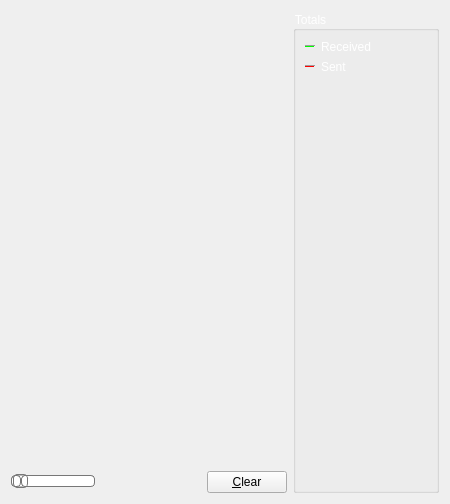
     <widget class="QWidget" name="tab_nettraffic">
      <attribute name="title">
       <string>&amp;Network Traffic</string>
      </attribute>
      <layout class="QHBoxLayout" name="horizontalLayout_3">
       <item>
        <layout class="QVBoxLayout" name="verticalLayout_4">
         <item>
          <widget class="TrafficGraphWidget" name="trafficGraph" native="true">
           <property name="sizePolicy">
            <sizepolicy hsizetype="Expanding" vsizetype="Expanding">
             <horstretch>0</horstretch>
             <verstretch>0</verstretch>
            </sizepolicy>
           </property>
           <property name="styleSheet">
            <string notr="true"/>
           </property>
          </widget>
         </item>
         <item>
          <layout class="QHBoxLayout" name="horizontalLayout_2">
           <item>
            <widget class="QSlider" name="sldGraphRange">
             <property name="styleSheet">
              <string notr="true">QSlider::groove:horizontal {
border: 1px solid #bbb;
background: white;
height: 10px;
border-radius: 4px;
}

QSlider::sub-page:horizontal {
background: qlineargradient(x1: 0, y1: 0,    x2: 0, y2: 1,
    stop: 0 #520072, stop: 1 #66008e);
background: qlineargradient(x1: 0, y1: 0.2, x2: 1, y2: 1,
    stop: 0 #66008e, stop: 1 #7f00b1);
border: 1px solid #777;
height: 10px;
border-radius: 4px;
}

QSlider::add-page:horizontal {
background: #fff;
border: 1px solid #777;
height: 10px;
border-radius: 4px;
}

QSlider::handle:horizontal {
background: qlineargradient(x1:0, y1:0, x2:1, y2:1,
    stop:0 #eee, stop:1 #ccc);
border: 1px solid #777;
width: 13px;
margin-top: -2px;
margin-bottom: -2px;
border-radius: 4px;
}

QSlider::handle:horizontal:hover {
background: qlineargradient(x1:0, y1:0, x2:1, y2:1,
    stop:0 #fff, stop:1 #ddd);
border: 1px solid #444;
border-radius: 4px;
}

QSlider::sub-page:horizontal:disabled {
background: #bbb;
border-color: #999;
}

QSlider::add-page:horizontal:disabled {
background: #eee;
border-color: #999;
}

QSlider::handle:horizontal:disabled {
background: #eee;
border: 1px solid #aaa;
border-radius: 4px;
}</string>
             </property>
             <property name="minimum">
              <number>1</number>
             </property>
             <property name="maximum">
              <number>288</number>
             </property>
             <property name="pageStep">
              <number>12</number>
             </property>
             <property name="value">
              <number>6</number>
             </property>
             <property name="orientation">
              <enum>Qt::Horizontal</enum>
             </property>
            </widget>
           </item>
           <item>
            <widget class="QLabel" name="lblGraphRange">
             <property name="minimumSize">
              <size>
               <width>100</width>
               <height>0</height>
              </size>
             </property>
             <property name="alignment">
              <set>Qt::AlignCenter</set>
             </property>
            </widget>
           </item>
           <item>
            <widget class="QPushButton" name="btnClearTrafficGraph">
             <property name="styleSheet">
              <string notr="true">QWidget#RPCConsole .QPushButton#btnClearTrafficGraph {
background-color:qlineargradient(x1: 0, y1: 0, x2: 0, y2: 1, stop: .01 #8F5BA3, stop: .1 #771F99, stop: .95 #771F99, stop: 1 #520072);
border:0;
border-radius:3px;
color:#ffffff;
font-size:12px;
font-weight:bold;
padding-left:25px;
padding-right:25px;
padding-top:5px;
padding-bottom:5px;
}

QWidget#RPCConsole .QPushButton#btnClearTrafficGraph:hover {
background-color:qlineargradient(x1: 0, y1: 0, x2: 0, y2: 1, stop: .01 #BA77D4, stop: .1 #9F2DCC, stop: .95 #9F2DCC, stop: 1 #7400A1);
border:0;
border-radius:3px;
color:#ffffff;
font-size:12px;
font-weight:bold;
padding-left:25px;
padding-right:25px;
padding-top:5px;
padding-bottom:5px;
}

QWidget#RPCConsole .QPushButton#btnClearTrafficGraph:pressed {
background-color:qlineargradient(x1: 0, y1: 0, x2: 0, y2: 1, stop: .01 #8F5BA3, stop: .1 #771F99, stop: .95 #771F99, stop: 1 #520072);
border:0;
border-radius:3px;
color:#ffffff;
font-size:12px;
font-weight:bold;
padding-left:25px;
padding-right:25px;
padding-top:5px;
padding-bottom:5px;
}</string>
             </property>
             <property name="text">
              <string>&amp;Clear</string>
             </property>
             <property name="autoDefault">
              <bool>false</bool>
             </property>
            </widget>
           </item>
          </layout>
         </item>
        </layout>
       </item>
       <item>
        <layout class="QVBoxLayout" name="verticalLayout">
         <item>
          <widget class="QGroupBox" name="groupBox">
           <property name="styleSheet">
            <string notr="true">color: rgb(255, 255, 255);</string>
           </property>
           <property name="title">
            <string>Totals</string>
           </property>
           <layout class="QVBoxLayout" name="verticalLayout_5">
            <item>
             <layout class="QHBoxLayout" name="horizontalLayout_4">
              <item>
               <widget class="Line" name="line">
                <property name="sizePolicy">
                 <sizepolicy hsizetype="Fixed" vsizetype="Fixed">
                  <horstretch>0</horstretch>
                  <verstretch>0</verstretch>
                 </sizepolicy>
                </property>
                <property name="minimumSize">
                 <size>
                  <width>10</width>
                  <height>0</height>
                 </size>
                </property>
                <property name="palette">
                 <palette>
                  <active>
                   <colorrole role="WindowText">
                    <brush brushstyle="SolidPattern">
                     <color alpha="255">
                      <red>255</red>
                      <green>255</green>
                      <blue>255</blue>
                     </color>
                    </brush>
                   </colorrole>
                   <colorrole role="Button">
                    <brush brushstyle="SolidPattern">
                     <color alpha="255">
                      <red>0</red>
                      <green>0</green>
                      <blue>0</blue>
                     </color>
                    </brush>
                   </colorrole>
                   <colorrole role="Light">
                    <brush brushstyle="SolidPattern">
                     <color alpha="255">
                      <red>0</red>
                      <green>255</green>
                      <blue>0</blue>
                     </color>
                    </brush>
                   </colorrole>
                   <colorrole role="Text">
                    <brush brushstyle="SolidPattern">
                     <color alpha="255">
                      <red>255</red>
                      <green>255</green>
                      <blue>255</blue>
                     </color>
                    </brush>
                   </colorrole>
                   <colorrole role="ButtonText">
                    <brush brushstyle="SolidPattern">
                     <color alpha="255">
                      <red>255</red>
                      <green>255</green>
                      <blue>255</blue>
                     </color>
                    </brush>
                   </colorrole>
                   <colorrole role="Base">
                    <brush brushstyle="SolidPattern">
                     <color alpha="255">
                      <red>0</red>
                      <green>0</green>
                      <blue>0</blue>
                     </color>
                    </brush>
                   </colorrole>
                   <colorrole role="Window">
                    <brush brushstyle="SolidPattern">
                     <color alpha="255">
                      <red>0</red>
                      <green>0</green>
                      <blue>0</blue>
                     </color>
                    </brush>
                   </colorrole>
                  </active>
                  <inactive>
                   <colorrole role="WindowText">
                    <brush brushstyle="SolidPattern">
                     <color alpha="255">
                      <red>255</red>
                      <green>255</green>
                      <blue>255</blue>
                     </color>
                    </brush>
                   </colorrole>
                   <colorrole role="Button">
                    <brush brushstyle="SolidPattern">
                     <color alpha="255">
                      <red>0</red>
                      <green>0</green>
                      <blue>0</blue>
                     </color>
                    </brush>
                   </colorrole>
                   <colorrole role="Light">
                    <brush brushstyle="SolidPattern">
                     <color alpha="255">
                      <red>0</red>
                      <green>255</green>
                      <blue>0</blue>
                     </color>
                    </brush>
                   </colorrole>
                   <colorrole role="Text">
                    <brush brushstyle="SolidPattern">
                     <color alpha="255">
                      <red>255</red>
                      <green>255</green>
                      <blue>255</blue>
                     </color>
                    </brush>
                   </colorrole>
                   <colorrole role="ButtonText">
                    <brush brushstyle="SolidPattern">
                     <color alpha="255">
                      <red>255</red>
                      <green>255</green>
                      <blue>255</blue>
                     </color>
                    </brush>
                   </colorrole>
                   <colorrole role="Base">
                    <brush brushstyle="SolidPattern">
                     <color alpha="255">
                      <red>0</red>
                      <green>0</green>
                      <blue>0</blue>
                     </color>
                    </brush>
                   </colorrole>
                   <colorrole role="Window">
                    <brush brushstyle="SolidPattern">
                     <color alpha="255">
                      <red>0</red>
                      <green>0</green>
                      <blue>0</blue>
                     </color>
                    </brush>
                   </colorrole>
                  </inactive>
                  <disabled>
                   <colorrole role="WindowText">
                    <brush brushstyle="SolidPattern">
                     <color alpha="255">
                      <red>255</red>
                      <green>255</green>
                      <blue>255</blue>
                     </color>
                    </brush>
                   </colorrole>
                   <colorrole role="Button">
                    <brush brushstyle="SolidPattern">
                     <color alpha="255">
                      <red>0</red>
                      <green>0</green>
                      <blue>0</blue>
                     </color>
                    </brush>
                   </colorrole>
                   <colorrole role="Light">
                    <brush brushstyle="SolidPattern">
                     <color alpha="255">
                      <red>0</red>
                      <green>255</green>
                      <blue>0</blue>
                     </color>
                    </brush>
                   </colorrole>
                   <colorrole role="Text">
                    <brush brushstyle="SolidPattern">
                     <color alpha="255">
                      <red>255</red>
                      <green>255</green>
                      <blue>255</blue>
                     </color>
                    </brush>
                   </colorrole>
                   <colorrole role="ButtonText">
                    <brush brushstyle="SolidPattern">
                     <color alpha="255">
                      <red>255</red>
                      <green>255</green>
                      <blue>255</blue>
                     </color>
                    </brush>
                   </colorrole>
                   <colorrole role="Base">
                    <brush brushstyle="SolidPattern">
                     <color alpha="255">
                      <red>0</red>
                      <green>0</green>
                      <blue>0</blue>
                     </color>
                    </brush>
                   </colorrole>
                   <colorrole role="Window">
                    <brush brushstyle="SolidPattern">
                     <color alpha="255">
                      <red>0</red>
                      <green>0</green>
                      <blue>0</blue>
                     </color>
                    </brush>
                   </colorrole>
                  </disabled>
                 </palette>
                </property>
                <property name="orientation">
                 <enum>Qt::Horizontal</enum>
                </property>
               </widget>
              </item>
              <item>
               <widget class="QLabel" name="label_16">
                <property name="text">
                 <string>Received</string>
                </property>
               </widget>
              </item>
              <item>
               <widget class="QLabel" name="lblBytesIn">
                <property name="minimumSize">
                 <size>
                  <width>50</width>
                  <height>0</height>
                 </size>
                </property>
                <property name="alignment">
                 <set>Qt::AlignRight|Qt::AlignTrailing|Qt::AlignVCenter</set>
                </property>
               </widget>
              </item>
             </layout>
            </item>
            <item>
             <layout class="QHBoxLayout" name="horizontalLayout_5">
              <item>
               <widget class="Line" name="line_2">
                <property name="sizePolicy">
                 <sizepolicy hsizetype="Fixed" vsizetype="Fixed">
                  <horstretch>0</horstretch>
                  <verstretch>0</verstretch>
                 </sizepolicy>
                </property>
                <property name="minimumSize">
                 <size>
                  <width>10</width>
                  <height>0</height>
                 </size>
                </property>
                <property name="palette">
                 <palette>
                  <active>
                   <colorrole role="WindowText">
                    <brush brushstyle="SolidPattern">
                     <color alpha="255">
                      <red>255</red>
                      <green>255</green>
                      <blue>255</blue>
                     </color>
                    </brush>
                   </colorrole>
                   <colorrole role="Button">
                    <brush brushstyle="SolidPattern">
                     <color alpha="255">
                      <red>0</red>
                      <green>0</green>
                      <blue>0</blue>
                     </color>
                    </brush>
                   </colorrole>
                   <colorrole role="Light">
                    <brush brushstyle="SolidPattern">
                     <color alpha="255">
                      <red>255</red>
                      <green>0</green>
                      <blue>0</blue>
                     </color>
                    </brush>
                   </colorrole>
                   <colorrole role="Text">
                    <brush brushstyle="SolidPattern">
                     <color alpha="255">
                      <red>255</red>
                      <green>255</green>
                      <blue>255</blue>
                     </color>
                    </brush>
                   </colorrole>
                   <colorrole role="ButtonText">
                    <brush brushstyle="SolidPattern">
                     <color alpha="255">
                      <red>255</red>
                      <green>255</green>
                      <blue>255</blue>
                     </color>
                    </brush>
                   </colorrole>
                   <colorrole role="Base">
                    <brush brushstyle="SolidPattern">
                     <color alpha="255">
                      <red>0</red>
                      <green>0</green>
                      <blue>0</blue>
                     </color>
                    </brush>
                   </colorrole>
                   <colorrole role="Window">
                    <brush brushstyle="SolidPattern">
                     <color alpha="255">
                      <red>0</red>
                      <green>0</green>
                      <blue>0</blue>
                     </color>
                    </brush>
                   </colorrole>
                  </active>
                  <inactive>
                   <colorrole role="WindowText">
                    <brush brushstyle="SolidPattern">
                     <color alpha="255">
                      <red>255</red>
                      <green>255</green>
                      <blue>255</blue>
                     </color>
                    </brush>
                   </colorrole>
                   <colorrole role="Button">
                    <brush brushstyle="SolidPattern">
                     <color alpha="255">
                      <red>0</red>
                      <green>0</green>
                      <blue>0</blue>
                     </color>
                    </brush>
                   </colorrole>
                   <colorrole role="Light">
                    <brush brushstyle="SolidPattern">
                     <color alpha="255">
                      <red>255</red>
                      <green>0</green>
                      <blue>0</blue>
                     </color>
                    </brush>
                   </colorrole>
                   <colorrole role="Text">
                    <brush brushstyle="SolidPattern">
                     <color alpha="255">
                      <red>255</red>
                      <green>255</green>
                      <blue>255</blue>
                     </color>
                    </brush>
                   </colorrole>
                   <colorrole role="ButtonText">
                    <brush brushstyle="SolidPattern">
                     <color alpha="255">
                      <red>255</red>
                      <green>255</green>
                      <blue>255</blue>
                     </color>
                    </brush>
                   </colorrole>
                   <colorrole role="Base">
                    <brush brushstyle="SolidPattern">
                     <color alpha="255">
                      <red>0</red>
                      <green>0</green>
                      <blue>0</blue>
                     </color>
                    </brush>
                   </colorrole>
                   <colorrole role="Window">
                    <brush brushstyle="SolidPattern">
                     <color alpha="255">
                      <red>0</red>
                      <green>0</green>
                      <blue>0</blue>
                     </color>
                    </brush>
                   </colorrole>
                  </inactive>
                  <disabled>
                   <colorrole role="WindowText">
                    <brush brushstyle="SolidPattern">
                     <color alpha="255">
                      <red>255</red>
                      <green>255</green>
                      <blue>255</blue>
                     </color>
                    </brush>
                   </colorrole>
                   <colorrole role="Button">
                    <brush brushstyle="SolidPattern">
                     <color alpha="255">
                      <red>0</red>
                      <green>0</green>
                      <blue>0</blue>
                     </color>
                    </brush>
                   </colorrole>
                   <colorrole role="Light">
                    <brush brushstyle="SolidPattern">
                     <color alpha="255">
                      <red>255</red>
                      <green>0</green>
                      <blue>0</blue>
                     </color>
                    </brush>
                   </colorrole>
                   <colorrole role="Text">
                    <brush brushstyle="SolidPattern">
                     <color alpha="255">
                      <red>255</red>
                      <green>255</green>
                      <blue>255</blue>
                     </color>
                    </brush>
                   </colorrole>
                   <colorrole role="ButtonText">
                    <brush brushstyle="SolidPattern">
                     <color alpha="255">
                      <red>255</red>
                      <green>255</green>
                      <blue>255</blue>
                     </color>
                    </brush>
                   </colorrole>
                   <colorrole role="Base">
                    <brush brushstyle="SolidPattern">
                     <color alpha="255">
                      <red>0</red>
                      <green>0</green>
                      <blue>0</blue>
                     </color>
                    </brush>
                   </colorrole>
                   <colorrole role="Window">
                    <brush brushstyle="SolidPattern">
                     <color alpha="255">
                      <red>0</red>
                      <green>0</green>
                      <blue>0</blue>
                     </color>
                    </brush>
                   </colorrole>
                  </disabled>
                 </palette>
                </property>
                <property name="orientation">
                 <enum>Qt::Horizontal</enum>
                </property>
               </widget>
              </item>
              <item>
               <widget class="QLabel" name="label_17">
                <property name="text">
                 <string>Sent</string>
                </property>
               </widget>
              </item>
              <item>
               <widget class="QLabel" name="lblBytesOut">
                <property name="minimumSize">
                 <size>
                  <width>50</width>
                  <height>0</height>
                 </size>
                </property>
                <property name="alignment">
                 <set>Qt::AlignRight|Qt::AlignTrailing|Qt::AlignVCenter</set>
                </property>
               </widget>
              </item>
             </layout>
            </item>
            <item>
             <spacer name="verticalSpacer_4">
              <property name="orientation">
               <enum>Qt::Vertical</enum>
              </property>
              <property name="sizeHint" stdset="0">
               <size>
                <width>20</width>
                <height>407</height>
               </size>
              </property>
             </spacer>
            </item>
           </layout>
          </widget>
         </item>
        </layout>
       </item>
      </layout>
     </widget>
